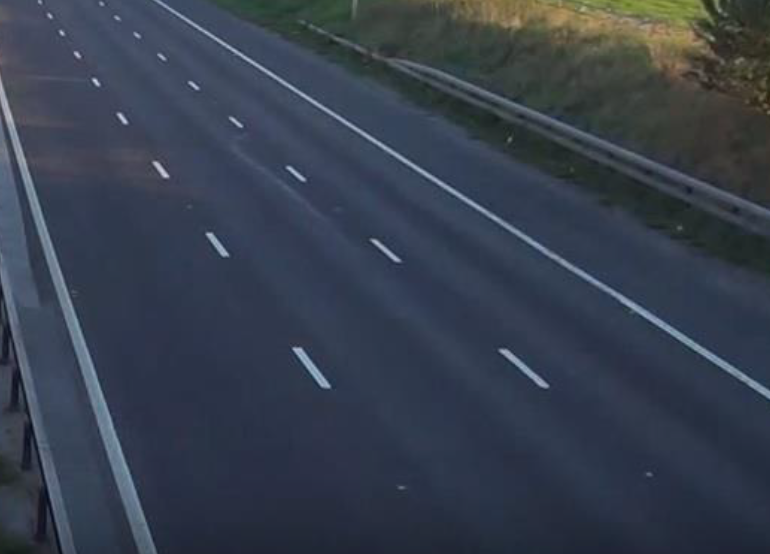
#> input picture images/emptyroad.jpeg, 770 x 554 px
$ python traffic_lightv2.py
#> lines starting #> are read from the running program, lines starting #| are printed output that depends on the picture
import cv2
import numpy as np
import time
from colorama import Fore


def preprocess_image(image_path):
    img = cv2.imread(image_path)
    if img is None:
        raise FileNotFoundError(f"Image not found: {image_path}")
    gray = cv2.cvtColor(img, cv2.COLOR_BGR2GRAY)
    blur = cv2.GaussianBlur(gray, (3, 3), 0)
    edges = cv2.Canny(blur, 100, 200)
    resized = cv2.resize(edges, (20, 10))
    return resized


def compute_difference(lane_img, base_img):
    return cv2.subtract(lane_img, base_img)


def compute_traffic_level(diff_img):
    return int(np.sum(diff_img[diff_img > 0]))


def simulate_traffic_lights(levels):
    print("\nEstimated Traffic Levels:")
    for i, level in enumerate(levels, start=1):
        print(f"Lane {i}: {level}")

    max_lane = np.argmax(levels) + 1
    print(f"\n{Fore.GREEN}Lane {max_lane} gets GREEN light first. Others remain RED.\n")
    for i in range(1, 5):
        if i == max_lane:
            print(f"{Fore.GREEN}Lane {i}: GREEN")
        else:
            print(f"{Fore.RED}Lane {i}: RED")
    time.sleep(10)


def main():
    try:
        base_img = preprocess_image("../images/emptyroad.jpeg")
#> in preprocess_image, img is the input picture: shape (554, 770, 3); mean B, G, R 77.2, 63.2, 54.9
#> in preprocess_image, `edges = cv2.Canny(blur, 100, 200)`:
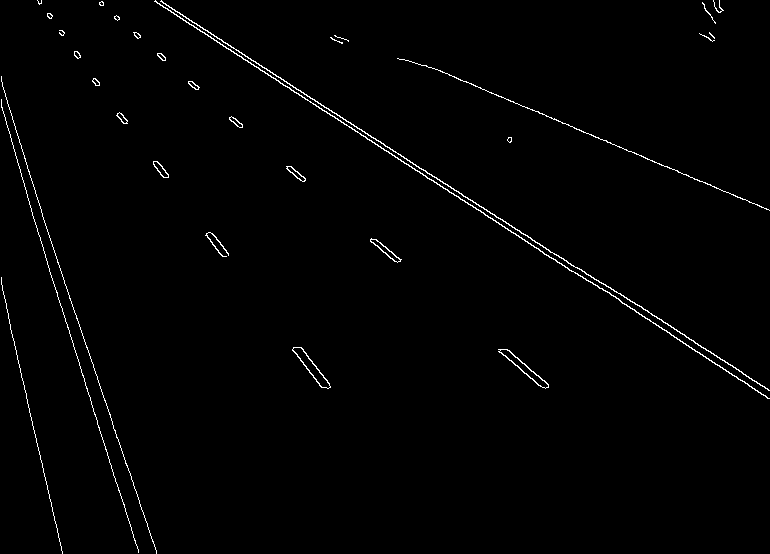
#> edges: shape (554, 770); 1.1% white in thin lines or dots
        lane_imgs = [
            preprocess_image("../images/lane2.jpg"),
            preprocess_image("../images/lane3.jpg"),
            preprocess_image("../images/lane4.jpg"),
            preprocess_image("../images/lane4.jpg")  # Reusing lane4 for demo
        ]
#> call 2 of preprocess_image, with image_path = '../images/lane2.jpg'
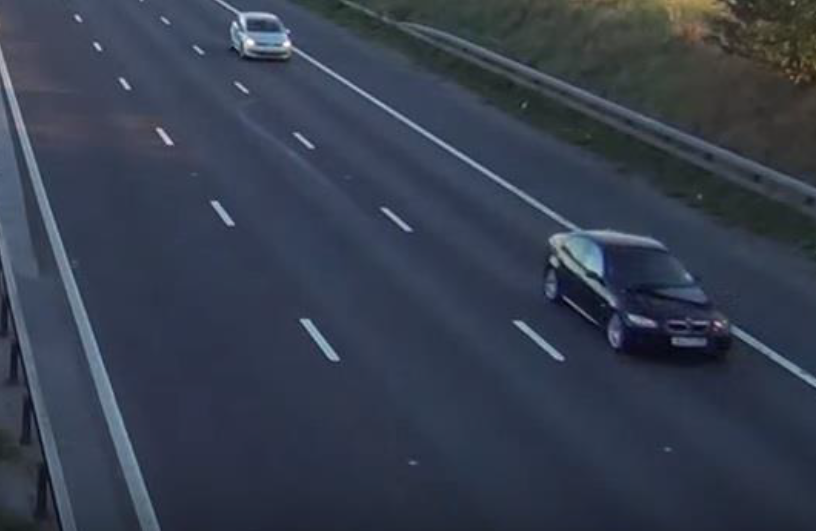
#> input picture images/lane2.jpg, 816 x 531 px
#> in preprocess_image, img is the input picture: shape (531, 816, 3); mean B, G, R 77.6, 61.9, 53.6
#> in preprocess_image (call 2), `edges = cv2.Canny(blur, 100, 200)`: edges: shape (531, 816); 1.3% white in thin lines or dots
#> call 3 of preprocess_image, with image_path = '../images/lane3.jpg'
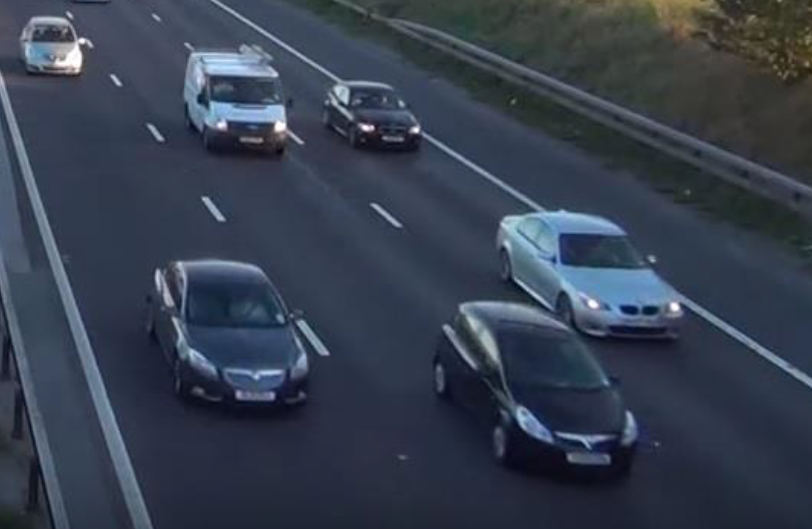
#> input picture images/lane3.jpg, 812 x 529 px
#> in preprocess_image, img is the input picture: shape (529, 812, 3); mean B, G, R 79.3, 63.7, 54.6
#> in preprocess_image (call 3), `edges = cv2.Canny(blur, 100, 200)`:
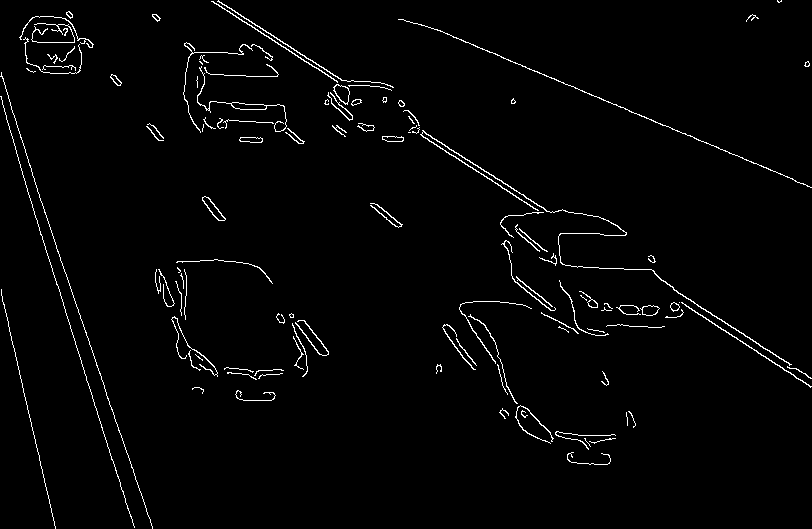
#> edges: shape (529, 812); 2% white in thin lines or dots
#> call 4 of preprocess_image, with image_path = '../images/lane4.jpg'
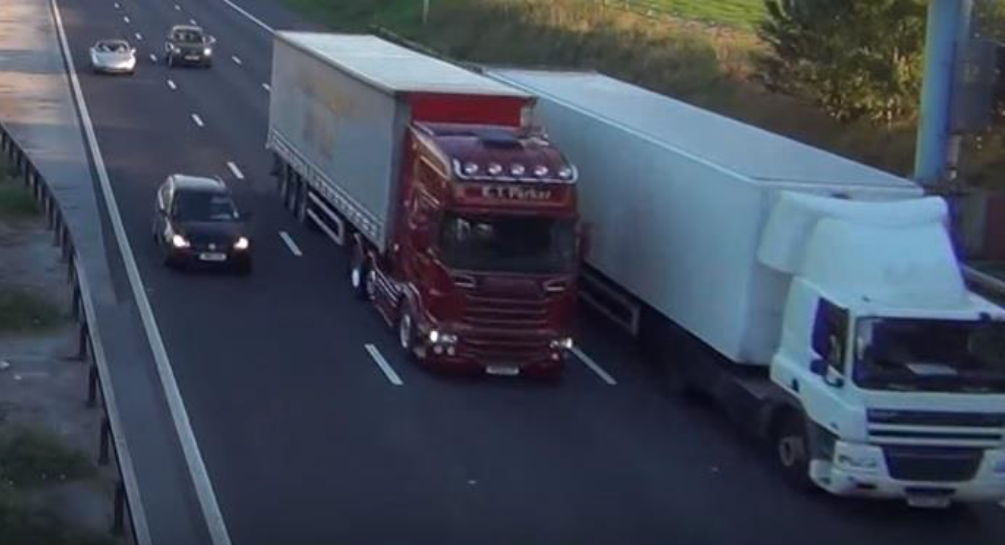
#> input picture images/lane4.jpg, 1005 x 545 px
#> in preprocess_image, img is the input picture: shape (545, 1005, 3); mean B, G, R 87, 72.8, 65.2
#> in preprocess_image (call 4), `gray = cv2.cvtColor(img, cv2.COLOR_BGR2GRAY)`:
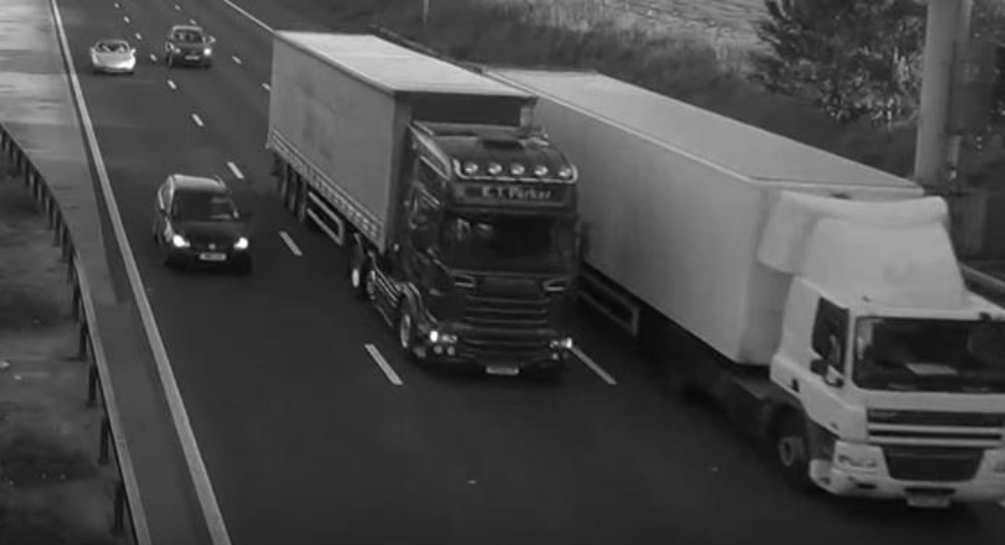
#> gray: shape (545, 1005); min 3, max 253, mean 72.1
#> in preprocess_image (call 4), `edges = cv2.Canny(blur, 100, 200)`:
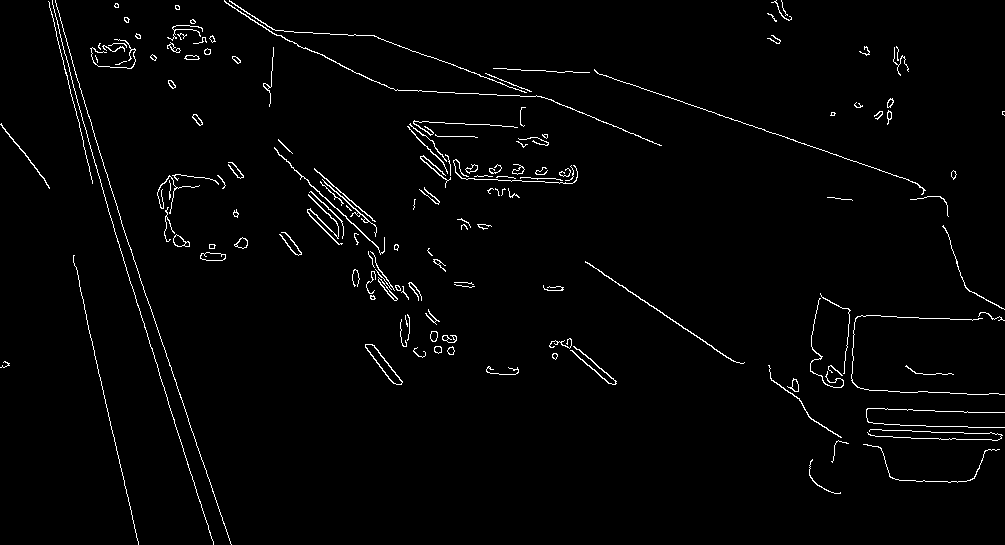
#> edges: shape (545, 1005); 1.9% white in thin lines or dots
        traffic_levels = [compute_traffic_level(compute_difference(lane, base_img)) for lane in lane_imgs]
#> traffic_levels = [677, 887, 885, 885]
        simulate_traffic_lights(traffic_levels)
#> the loop in simulate_traffic_lights, `for i, level in enumerate(levels, start=1):` made 4 passes
#> level on passes 1 to 4: 677, 887, 885, 885
#| Lane 1: 677
#| Lane 2: 887
#| Lane 3: 885
#| Lane 4: 885
#> in simulate_traffic_lights, `max_lane = np.argmax(levels) + 1`: max_lane = 2
#| [32mLane 2 gets GREEN light first. Others remain RED.
    except Exception as e:
        print(f"Error: {e}")


if __name__ == "__main__":
    main()
